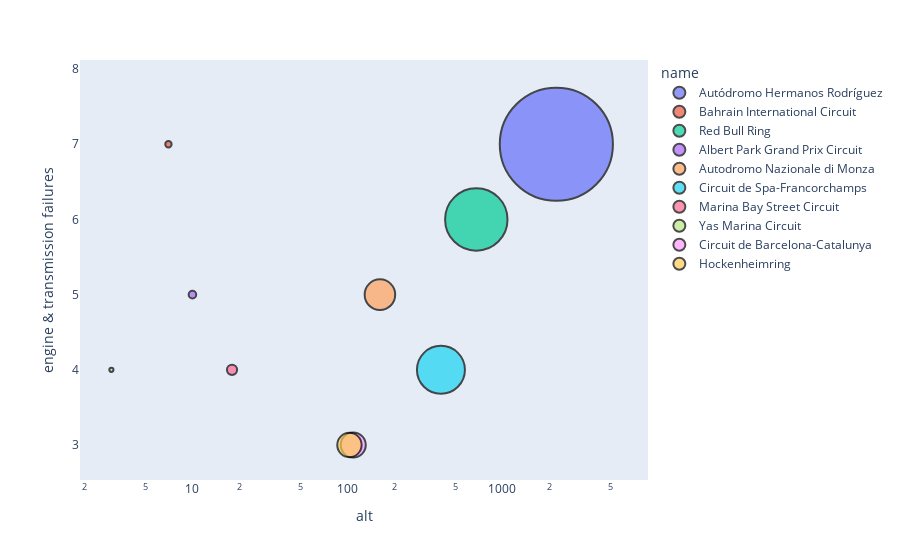

Write notebook code for a chart like this one.
### Code cell
#plotting a bubble chart: bigger the size of the bubble, higher the altitude

df = circuit_altitudes

fig = px.scatter(df, x="alt", y="engine & transmission failures",
         size="alt", color="name",
                  log_x=True, size_max= 80)
fig.update_traces(textfont_size=20,
                  marker=dict(line=dict(color='#000000', width=2)))
fig.update_xaxes(showgrid=False)
fig.update_yaxes(showgrid=False)
fig.show()

### Figure 1 — Plotly figure (JSON) as saved in the notebook; plotly's stock layout.template omitted (floating-point values rounded to 4 significant figures)
{"data": [{"hovertemplate": "name=Autódromo Hermanos Rodríguez<br>alt=%{marker.size}<br>engine & transmission failures=%{y}<extra></extra>", "legendgroup": "Autódromo Hermanos Rodríguez", "marker": {"color": "#636efa", "line": {"color": "#000000", "width": 2}, "size": [2227], "sizemode": "area", "sizeref": 0.348, "symbol": "circle"}, "mode": "markers", "name": "Autódromo Hermanos Rodríguez", "orientation": "v", "showlegend": true, "textfont": {"size": 20}, "type": "scatter", "x": [2227], "xaxis": "x", "y": [7], "yaxis": "y"}, {"hovertemplate": "name=Bahrain International Circuit<br>alt=%{marker.size}<br>engine & transmission failures=%{y}<extra></extra>", "legendgroup": "Bahrain International Circuit", "marker": {"color": "#EF553B", "line": {"color": "#000000", "width": 2}, "size": [7], "sizemode": "area", "sizeref": 0.348, "symbol": "circle"}, "mode": "markers", "name": "Bahrain International Circuit", "orientation": "v", "showlegend": true, "textfont": {"size": 20}, "type": "scatter", "x": [7], "xaxis": "x", "y": [7], "yaxis": "y"}, {"hovertemplate": "name=Red Bull Ring<br>alt=%{marker.size}<br>engine & transmission failures=%{y}<extra></extra>", "legendgroup": "Red Bull Ring", "marker": {"color": "#00cc96", "line": {"color": "#000000", "width": 2}, "size": [678], "sizemode": "area", "sizeref": 0.348, "symbol": "circle"}, "mode": "markers", "name": "Red Bull Ring", "orientation": "v", "showlegend": true, "textfont": {"size": 20}, "type": "scatter", "x": [678], "xaxis": "x", "y": [6], "yaxis": "y"}, {"hovertemplate": "name=Albert Park Grand Prix Circuit<br>alt=%{marker.size}<br>engine & transmission failures=%{y}<extra></extra>", "legendgroup": "Albert Park Grand Prix Circuit", "marker": {"color": "#ab63fa", "line": {"color": "#000000", "width": 2}, "size": [10], "sizemode": "area", "sizeref": 0.348, "symbol": "circle"}, "mode": "markers", "name": "Albert Park Grand Prix Circuit", "orientation": "v", "showlegend": true, "textfont": {"size": 20}, "type": "scatter", "x": [10], "xaxis": "x", "y": [5], "yaxis": "y"}, {"hovertemplate": "name=Autodromo Nazionale di Monza<br>alt=%{marker.size}<br>engine & transmission failures=%{y}<extra></extra>", "legendgroup": "Autodromo Nazionale di Monza", "marker": {"color": "#FFA15A", "line": {"color": "#000000", "width": 2}, "size": [162], "sizemode": "area", "sizeref": 0.348, "symbol": "circle"}, "mode": "markers", "name": "Autodromo Nazionale di Monza", "orientation": "v", "showlegend": true, "textfont": {"size": 20}, "type": "scatter", "x": [162], "xaxis": "x", "y": [5], "yaxis": "y"}, {"hovertemplate": "name=Circuit de Spa-Francorchamps<br>alt=%{marker.size}<br>engine & transmission failures=%{y}<extra></extra>", "legendgroup": "Circuit de Spa-Francorchamps", "marker": {"color": "#19d3f3", "line": {"color": "#000000", "width": 2}, "size": [401], "sizemode": "area", "sizeref": 0.348, "symbol": "circle"}, "mode": "markers", "name": "Circuit de Spa-Francorchamps", "orientation": "v", "showlegend": true, "textfont": {"size": 20}, "type": "scatter", "x": [401], "xaxis": "x", "y": [4], "yaxis": "y"}, {"hovertemplate": "name=Marina Bay Street Circuit<br>alt=%{marker.size}<br>engine & transmission failures=%{y}<extra></extra>", "legendgroup": "Marina Bay Street Circuit", "marker": {"color": "#FF6692", "line": {"color": "#000000", "width": 2}, "size": [18], "sizemode": "area", "sizeref": 0.348, "symbol": "circle"}, "mode": "markers", "name": "Marina Bay Street Circuit", "orientation": "v", "showlegend": true, "textfont": {"size": 20}, "type": "scatter", "x": [18], "xaxis": "x", "y": [4], "yaxis": "y"}, {"hovertemplate": "name=Yas Marina Circuit<br>alt=%{marker.size}<br>engine & transmission failures=%{y}<extra></extra>", "legendgroup": "Yas Marina Circuit", "marker": {"color": "#B6E880", "line": {"color": "#000000", "width": 2}, "size": [3], "sizemode": "area", "sizeref": 0.348, "symbol": "circle"}, "mode": "markers", "name": "Yas Marina Circuit", "orientation": "v", "showlegend": true, "textfont": {"size": 20}, "type": "scatter", "x": [3], "xaxis": "x", "y": [4], "yaxis": "y"}, {"hovertemplate": "name=Circuit de Barcelona-Catalunya<br>alt=%{marker.size}<br>engine & transmission failures=%{y}<extra></extra>", "legendgroup": "Circuit de Barcelona-Catalunya", "marker": {"color": "#FF97FF", "line": {"color": "#000000", "width": 2}, "size": [109], "sizemode": "area", "sizeref": 0.348, "symbol": "circle"}, "mode": "markers", "name": "Circuit de Barcelona-Catalunya", "orientation": "v", "showlegend": true, "textfont": {"size": 20}, "type": "scatter", "x": [109], "xaxis": "x", "y": [3], "yaxis": "y"}, {"hovertemplate": "name=Hockenheimring<br>alt=%{marker.size}<br>engine & transmission failures=%{y}<extra></extra>", "legendgroup": "Hockenheimring", "marker": {"color": "#FECB52", "line": {"color": "#000000", "width": 2}, "size": [103], "sizemode": "area", "sizeref": 0.348, "symbol": "circle"}, "mode": "markers", "name": "Hockenheimring", "orientation": "v", "showlegend": true, "textfont": {"size": 20}, "type": "scatter", "x": [103], "xaxis": "x", "y": [3], "yaxis": "y"}], "layout": {"legend": {"itemsizing": "constant", "title": {"text": "name"}, "tracegroupgap": 0}, "margin": {"t": 60}, "xaxis": {"anchor": "y", "domain": [0, 1], "showgrid": false, "title": {"text": "alt"}, "type": "log"}, "yaxis": {"anchor": "x", "domain": [0, 1], "showgrid": false, "title": {"text": "engine & transmission failures"}}}}
